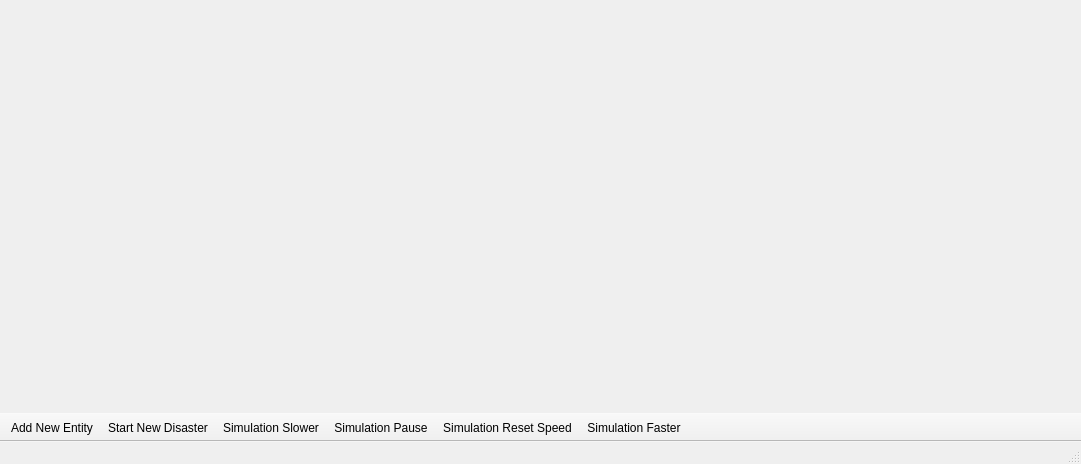
<?xml version="1.0" encoding="UTF-8"?>
<ui version="4.0">
 <class>MainWindow</class>
 <widget class="QMainWindow" name="MainWindow">
  <property name="geometry">
   <rect>
    <x>0</x>
    <y>0</y>
    <width>1081</width>
    <height>464</height>
   </rect>
  </property>
  <property name="windowTitle">
   <string>MainWindow</string>
  </property>
  <widget class="QWidget" name="centralwidget"/>
  <widget class="QMenuBar" name="menubar">
   <property name="geometry">
    <rect>
     <x>0</x>
     <y>0</y>
     <width>1081</width>
     <height>20</height>
    </rect>
   </property>
  </widget>
  <widget class="QStatusBar" name="statusbar"/>
  <widget class="QToolBar" name="toolBar">
   <property name="windowTitle">
    <string>toolBar</string>
   </property>
   <property name="autoFillBackground">
    <bool>true</bool>
   </property>
   <property name="movable">
    <bool>false</bool>
   </property>
   <attribute name="toolBarArea">
    <enum>BottomToolBarArea</enum>
   </attribute>
   <attribute name="toolBarBreak">
    <bool>false</bool>
   </attribute>
   <addaction name="actionAdd_New_Entity"/>
   <addaction name="actionStart_New_Disaster"/>
   <addaction name="actionSimulation_Slower"/>
   <addaction name="actionSimulation_Pause"/>
   <addaction name="actionSimulation_Reset_Speed"/>
   <addaction name="actionSimulation_Faster"/>
  </widget>
  <action name="actionAdd_New_Entity">
   <property name="text">
    <string>Add New Entity</string>
   </property>
  </action>
  <action name="actionStart_New_Disaster">
   <property name="text">
    <string>Start New Disaster</string>
   </property>
  </action>
  <action name="actionSimulation_Faster">
   <property name="text">
    <string>Simulation Faster</string>
   </property>
  </action>
  <action name="actionSimulation_Slower">
   <property name="text">
    <string>Simulation Slower</string>
   </property>
  </action>
  <action name="actionSimulation_Pause">
   <property name="checkable">
    <bool>true</bool>
   </property>
   <property name="text">
    <string>Simulation Pause</string>
   </property>
  </action>
  <action name="actionSimulation_Reset_Speed">
   <property name="text">
    <string>Simulation Reset Speed</string>
   </property>
  </action>
 </widget>
 <resources/>
 <connections/>
</ui>
